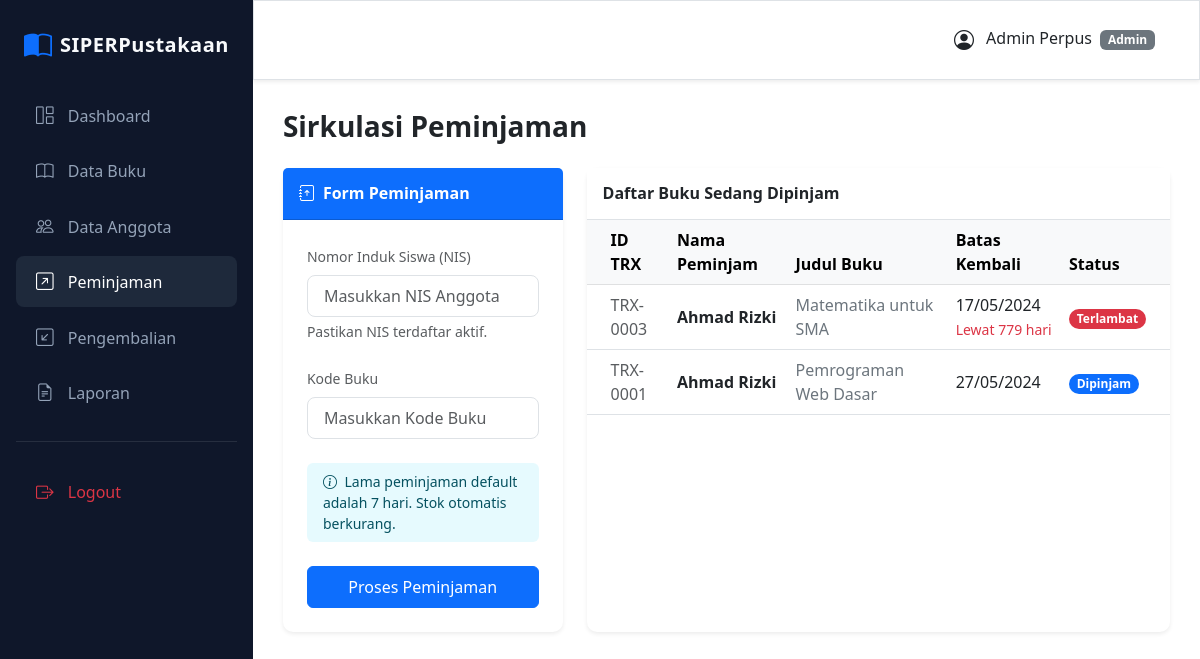
Screenshot of /peminjaman.php (signed in) with the database file from the repository.
### tables this page shows
CREATE TABLE `peminjaman` (
  `id_peminjaman` int(11) NOT NULL AUTO_INCREMENT,
  `nis` varchar(20) NOT NULL,
  `kode_buku` varchar(20) NOT NULL,
  `tanggal_pinjam` date NOT NULL,
  `batas_kembali` date NOT NULL,
  `tanggal_kembali` date DEFAULT NULL,
  `status` enum('Dipinjam','Dikembalikan','Terlambat') DEFAULT 'Dipinjam',
  `denda` int(11) DEFAULT 0,
  PRIMARY KEY (`id_peminjaman`),
  KEY `nis` (`nis`),
  KEY `kode_buku` (`kode_buku`),
  CONSTRAINT `peminjaman_ibfk_1` FOREIGN KEY (`nis`) REFERENCES `anggota` (`nis`),
  CONSTRAINT `peminjaman_ibfk_2` FOREIGN KEY (`kode_buku`) REFERENCES `buku` (`kode_buku`)
);

CREATE TABLE `anggota` (
  `nis` varchar(20) NOT NULL,
  `nama` varchar(100) NOT NULL,
  `jenis_kelamin` enum('L','P') NOT NULL,
  `kelas` varchar(20) NOT NULL,
  `id_user` int(11) DEFAULT NULL,
  PRIMARY KEY (`nis`),
  KEY `id_user` (`id_user`),
  CONSTRAINT `anggota_ibfk_1` FOREIGN KEY (`id_user`) REFERENCES `users` (`id_user`) ON DELETE SET NULL
);

CREATE TABLE `buku` (
  `kode_buku` varchar(20) NOT NULL,
  `judul` varchar(200) NOT NULL,
  `pengarang` varchar(100) NOT NULL,
  `penerbit` varchar(100) NOT NULL,
  `tahun_terbit` year(4) NOT NULL,
  `kategori` varchar(50) NOT NULL,
  `stok` int(11) NOT NULL,
  PRIMARY KEY (`kode_buku`)
);

### peminjaman.php (the view, shortened to what this page needs)
<?php
include 'header.php';
?>
<h3 class="fw-bold mb-4">Sirkulasi Peminjaman</h3>
<div class="row g-4">
    <div class="col-md-4">
        <div class="card border-0 shadow-sm h-100">
            <div class="card-header bg-primary text-white py-3">
                <h6 class="mb-0 fw-bold"><i class="bi bi-journal-arrow-up me-2"></i>Form Peminjaman</h6>
            </div>
            <div class="card-body p-4">
                <form method="POST">
                    <div class="mb-4">
                        <label class="form-label fw-medium text-muted small">Nomor Induk Siswa (NIS)</label>
                        <input type="text" name="nis" class="form-control form-control-lg fs-6" required placeholder="Masukkan NIS Anggota">
                        <div class="form-text">Pastikan NIS terdaftar aktif.</div>
                    </div>
                    <div class="mb-4">
                        <label class="form-label fw-medium text-muted small">Kode Buku</label>
                        <input type="text" name="kode_buku" class="form-control form-control-lg fs-6" required placeholder="Masukkan Kode Buku">
                    </div>
                    <div class="alert alert-info py-2 small border-0 bg-info bg-opacity-10">
                        <i class="bi bi-info-circle me-1"></i> Lama peminjaman default adalah 7 hari. Stok otomatis berkurang.
                    </div>
                    <button type="submit" name="pinjam" class="btn btn-primary w-100 py-2 fw-medium mt-2">Proses Peminjaman</button>
                </form>
            </div>
        </div>
    </div>
    <div class="col-md-8">
        <div class="card border-0 shadow-sm h-100">
            <div class="card-header bg-white py-3 border-bottom">
                <h6 class="mb-0 fw-bold text-dark">Daftar Buku Sedang Dipinjam</h6>
            </div>
            <div class="card-body p-0">
                <div class="table-responsive" style="max-height: 500px;">
                    <table class="table table-hover align-middle mb-0">
                        <thead class="table-light sticky-top">
                            <tr>
                                <th class="ps-4">ID TRX</th>
                                <th>Nama Peminjam</th>
                                <th>Judul Buku</th>
                                <th>Batas Kembali</th>
                                <th class="pe-4">Status</th>
                            </tr>
                        </thead>
                        <tbody class="border-top-0">
                            <?php
                            $q = mysqli_query($conn, "SELECT p.id_peminjaman, a.nama, b.judul, p.batas_kembali, p.status FROM peminjaman p JOIN anggota a ON p.nis=a.nis JOIN buku b ON p.kode_buku=b.kode_buku WHERE p.status='Dipinjam' OR p.status='Terlambat' ORDER BY p.batas_kembali ASC");
                            if(mysqli_num_rows($q) > 0):
                                while($r = mysqli_fetch_assoc($q)):
                                    $badge = $r['status'] == 'Dipinjam' ? 'bg-primary' : 'bg-danger';
                                    $hari_ini = date('Y-m-d');
                                    $tgl_bts = $r['batas_kembali'];
                                    $info_waktu = "";
                                    if($r['status'] == 'Terlambat') {
                                        $diff = round((strtotime($hari_ini) - strtotime($tgl_bts)) / (60 * 60 * 24));
                                        $info_waktu = "<br><small class='text-danger'>Lewat $diff hari</small>";
                                    }
                            ?>
                            <tr>
                                <td class="ps-4 fw-medium text-muted">TRX-<?= sprintf('%04d', $r['id_peminjaman']) ?></td>
                                <td class="fw-bold"><?= htmlspecialchars($r['nama']) ?></td>
                                <td class="text-secondary"><?= htmlspecialchars($r['judul']) ?></td>
                                <td><?= date('d/m/Y', strtotime($r['batas_kembali'])) . $info_waktu ?></td>
                                <td class="pe-4"><span class="badge <?= $badge ?> rounded-pill"><?= $r['status'] ?></span></td>
                            </tr>
                            <?php
                                endwhile;
                            else:
                            ?>
                            <tr><td colspan="5" class="text-center py-5 text-muted">Tidak ada transaksi peminjaman aktif saat ini.</td></tr>
                            <?php endif; ?>
                        </tbody>
                    </table>
                </div>
            </div>
        </div>
    </div>
</div>
<?php include 'footer.php'; ?>

### header.php (style rules this page uses)
.card { border-radius: 10px; border: none; box-shadow: 0 1px 3px rgba(0,0,0,0.1); }

### rows the page displays
peminjaman: id_peminjaman "0003", nis.nama "Ahmad Rizki", kode_buku.judul "Matematika untuk SMA", batas_kembali "17/05/2024", batas_kembali "779", status "Terlambat"
peminjaman: id_peminjaman "0001", nis.nama "Ahmad Rizki", kode_buku.judul "Pemrograman Web Dasar", batas_kembali "27/05/2024", status "Dipinjam"

### other values shown
$_SESSION['nama'] "Admin Perpus"
$role "Admin"
